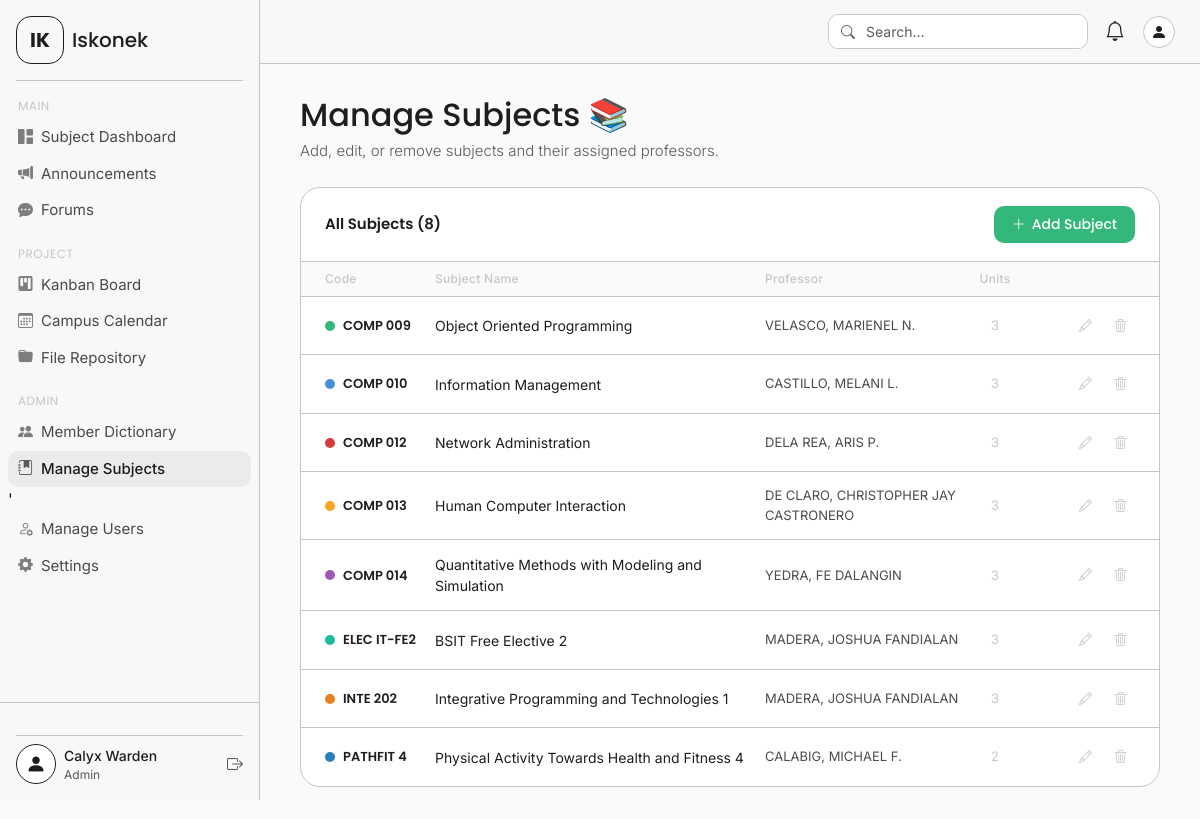
Screenshot of /manage_subjects.php (signed in) with the database file from the repository.
### tables this page shows
CREATE TABLE `subjects` (
  `id` int(11) NOT NULL,
  `code` varchar(20) NOT NULL,
  `name` varchar(160) NOT NULL,
  `instructor` varchar(120) DEFAULT NULL,
  `units` tinyint(4) DEFAULT 3,
  `enroll_key` varchar(40) NOT NULL,
  `color` varchar(10) DEFAULT '#33b77a',
  `semester` varchar(40) DEFAULT '2nd Sem, A.Y. 2024-25',
  `created_at` timestamp NOT NULL DEFAULT current_timestamp()
);

### manage_subjects.php (the view, shortened to what this page needs)
<?php
require_once 'includes/config.php';
$subjects_query = $conn->query("SELECT * FROM subjects ORDER BY code");
$subjects = $subjects_query->fetch_all(MYSQLI_ASSOC);
?>
<!DOCTYPE html>
<html lang="en">
<head>
  <link href="https://cdn.jsdelivr.net/npm/bootstrap@5.3.3/dist/css/bootstrap.min.css" rel="stylesheet">
  <link href="https://cdn.jsdelivr.net/npm/bootstrap-icons@1.11.3/font/bootstrap-icons.min.css" rel="stylesheet">
  <link href="assets/css/style.css" rel="stylesheet">
</head>
<body>
<div class="app-wrapper">
  <?php include 'includes/sidebar.php'; ?>
  <div class="main-content">
    <?php include 'includes/navbar.php'; ?>
    <div class="page-body">
      <div class="mb-4">
        <h2 class="hero-greeting mb-1">Manage Subjects 📚</h2>
        <p class="hero-sub text-muted">Add, edit, or remove subjects and their assigned professors.</p>
      </div>
      <div class="subjects-panel">
        <div class="subjects-panel-header">
          <p class="subjects-panel-title">All Subjects (<?= count($subjects) ?>)</p>
          <button class="btn-new-subject" data-bs-toggle="modal" data-bs-target="#subjectModal"
                  onclick="openAddModal()">
            <i class="bi bi-plus-lg"></i> Add Subject
          </button>
        </div>
        <?php if (empty($subjects)): ?>
          <div class="subjects-empty">
            <i class="bi bi-journal-bookmark"></i>
            <p class="mb-1 fw-medium" style="font-size:15px;">No subjects yet</p>
            <p style="font-size:13px;">Add your first subject to get started.</p>
          </div>
        <?php else: ?>
          <div class="subject-table-header">
            <span>Code</span>
            <span>Subject Name</span>
            <span>Professor</span>
            <span style="text-align:center;">Units</span>
            <span></span>
          </div>
          <?php foreach ($subjects as $subj): ?>
            <div class="subject-row">
              <div class="subject-code">
                <span class="subject-color-dot" style="background:<?= htmlspecialchars($subj['color']) ?>;"></span>
                <?= htmlspecialchars($subj['code']) ?>
              </div>
              <div class="subject-name"><?= htmlspecialchars($subj['name']) ?></div>
              <div class="subject-instructor"><?= htmlspecialchars($subj['instructor'] ?? '—') ?></div>
              <div class="subject-units" style="text-align:center;"><?= (int)$subj['units'] ?></div>
              <div class="subject-actions">
                <button class="btn-edit-subj" title="Edit"
                        onclick='openEditModal(<?= json_encode($subj) ?>)'>
                  <i class="bi bi-pencil"></i>
                </button>
                <button class="btn-delete-subj" title="Delete"
                        onclick="confirmDelete(<?= $subj['id'] ?>, '<?= htmlspecialchars(addslashes($subj['code'])) ?>')">
                  <i class="bi bi-trash3"></i>
                </button>
              </div>
            </div>
          <?php endforeach; ?>
        <?php endif; ?>
      </div>
    </div>
  </div>
</div>
</body>
</html>

### assets/css/style.css (style rules this page uses)
:root { --sidebar-width: 260px; --navbar-height: 64px; --bg-main: #fafafa; --bg-sidebar: #f7f8f7; --border-color: #c5c7c6; --hover-bg: #ebebeb; --text-primary: #1e1e1e; --text-secondary: rgba(30, 30, 30, 0.8); --text-muted: #c5c7c6; --accent-green: #33b77a; --accent-red: #d23c3c; --font-main: 'Inter', sans-serif; --font-heading: 'Poppins', sans-serif; }
* { box-sizing: border-box; }
body { font-family: var(--font-main); background-color: var(--bg-main); color: var(--text-primary); overflow-x: hidden; }
.app-wrapper { display: flex; min-height: 100vh; }
.main-content { margin-left: var(--sidebar-width); flex: 1; display: flex; flex-direction: column; min-height: 100vh; }
.page-body { padding: 32px 40px; flex: 1; }
.hero-greeting { font-family: var(--font-heading); font-size: 32px; font-weight: 500; color: var(--text-primary); line-height: 1.2; }
.hero-sub { font-size: 15px; font-weight: 300; color: var(--text-primary); margin-top: 6px; }

### manage_subjects.php (style rules this page uses)
.subjects-panel { background: white; border: 1px solid var(--border-color); border-radius: 20px; overflow: hidden; }
.subjects-panel-header { display: flex; align-items: center; justify-content: space-between; padding: 18px 24px; border-bottom: 1px solid var(--border-color); }
.subjects-panel-title { font-family: var(--font-heading); font-size: 15px; font-weight: 600; color: var(--text-primary); margin: 0; }
.btn-new-subject { background-color: var(--accent-green); color: white; border: none; border-radius: 10px; padding: 8px 18px; font-size: 14px; font-weight: 500; font-family: var(--font-heading); transition: background-color 0.15s; display: flex; align-items: center; gap: 6px; }
.subject-table-header { display: grid; grid-template-columns: 110px 1fr 200px 60px 110px; padding: 8px 24px; font-size: 12px; font-weight: 500; color: var(--text-muted); letter-spacing: 0.3px; border-bottom: 1px solid var(--border-color); background: #fafafa; }
.subject-row { display: grid; grid-template-columns: 110px 1fr 200px 60px 110px; align-items: center; padding: 14px 24px; border-bottom: 1px solid var(--border-color); transition: background-color 0.15s ease; }
.subject-row:last-child { border-bottom: none; }
.subject-code { font-family: var(--font-heading); font-weight: 600; font-size: 13px; color: var(--text-primary); display: flex; align-items: center; gap: 8px; }
.subject-color-dot { width: 10px; height: 10px; border-radius: 50%; flex-shrink: 0; }
.subject-name { font-size: 14px; color: var(--text-primary); }
.subject-instructor { font-size: 13px; color: var(--text-secondary); }
.subject-units { font-size: 13px; color: var(--text-muted); text-align: center; }
.subject-actions { display: flex; gap: 6px; justify-content: flex-end; }
.btn-edit-subj, .btn-delete-subj { background: none; border: none; padding: 5px 8px; border-radius: 8px; font-size: 13px; cursor: pointer; transition: background 0.15s, color 0.15s; }
.btn-edit-subj { color: var(--text-muted); }
.btn-delete-subj { color: var(--text-muted); }

### rows the page displays
subjects: code "COMP 009", name "Object Oriented Programming", instructor "VELASCO, MARIENEL N.", units "3"
subjects: code "COMP 010", name "Information Management", instructor "CASTILLO, MELANI L.", units "3"
subjects: code "COMP 012", name "Network Administration", instructor "DELA REA, ARIS P.", units "3"
subjects: code "COMP 013", name "Human Computer Interaction", instructor "DE CLARO, CHRISTOPHER JAY CASTRONERO", units "3"
subjects: code "COMP 014", name "Quantitative Methods with Modeling and Simulation", instructor "YEDRA, FE DALANGIN", units "3"
subjects: code "ELEC IT-FE2", name "BSIT Free Elective 2", instructor "MADERA, JOSHUA FANDIALAN", units "3"
subjects: code "INTE 202", name "Integrative Programming and Technologies 1", instructor "MADERA, JOSHUA FANDIALAN", units "3"
subjects: code "PATHFIT 4", name "Physical Activity Towards Health and Fitness 4", instructor "CALABIG, MICHAEL F.", units "2"

### other values shown
$_SESSION['full_name'] "Calyx Warden"
$_SESSION['role'] "Admin"
count($subjects) "8"
